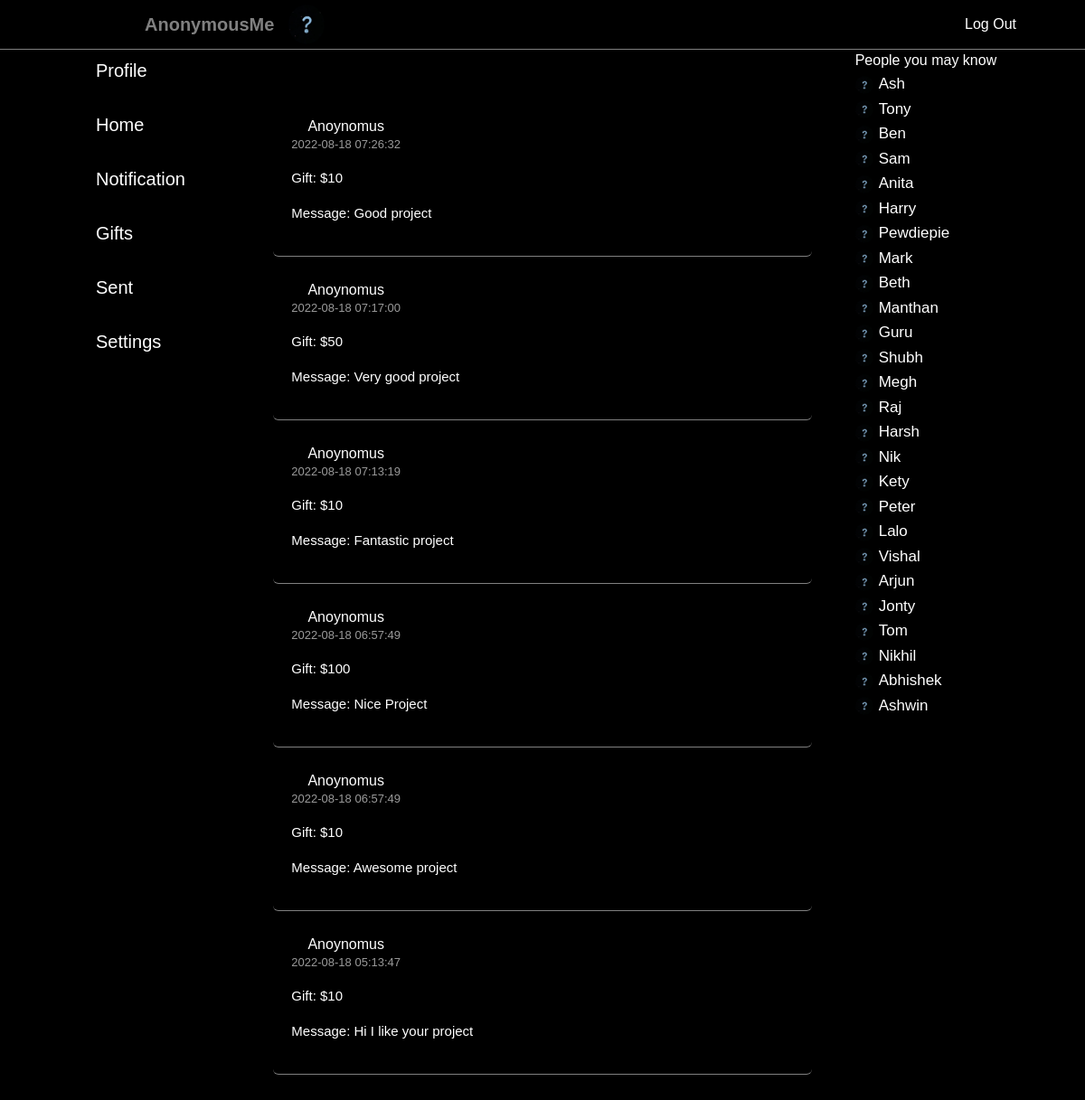
Screenshot of / (signed in) with the database file from the repository.
### tables this page shows
CREATE TABLE notification(user_id INTEGER, message TEXT, gift  NUMERIC NOT NULL, datetime DATETIME);

CREATE TABLE 'names' ('user_id' integer, username TEXT NOT NULL, PRIMARY KEY(user_id));

### application.py (the view)
@app.route("/")
@login_required
def index():
    user_id = session["user_id"]
    new = db.execute("SELECT * FROM names")
    portfolio = db.execute("SELECT message, gift, datetime FROM notification WHERE user_id= ? ORDER BY datetime DESC", user_id)
    if not portfolio:
        return render_template("index.html", portfolio=portfolio, usersname=new)
    total = 0
    for data in portfolio:
        messages = data['message']
        total += 1
    return render_template("index.html", notifications=portfolio, totals=total, usersname=new)

### application.py (called while the page is built)
@app.after_request
def after_request(response):
    response.headers["Cache-Control"] = "no-cache, no-store, must-revalidate"
    response.headers["Expires"] = 0
    response.headers["Pragma"] = "no-cache"
    return response

### helpers.py (called while the page is built)
def login_required(f):
    @wraps(f)
    def decorated_function(*args, **kwargs):
        if session.get("user_id") is None:
            return redirect("/login")
        return f(*args, **kwargs)
    return decorated_function

### templates/index.html (shortened to what this page needs)
{% extends "layout.html" %}
{% block main %}
    <div action="/" class="timeline">
         {% for data in notifications %}
        <div class="post-container">
            <div class="user-profile">
               <div>
                   <p>Anoynomus</p>
                   <span> {{data['datetime']}} </span>
               </div>
            </div>
            <div class="post-text">
                <p> Gift: ${{data['gift']}} </p>
                <p> Message: {{data['message']}} </p>
            </div>
        </div>
        {% endfor %}
    </div>
{% endblock %}

### templates/layout.html (shortened to what this page needs)
<!DOCTYPE html>
<html lang="en">
    <head>
        <link rel="stylesheet" href="https://cdn.jsdelivr.net/npm/bootstrap@4.5.3/dist/css/bootstrap.min.css">
        <link href="/static/styles.css" rel="stylesheet">
    </head>
    <body>
        <nav class="nav">
            {% if session.user_id %}
            <div class="navleft" id="navbar">
                <a class="navbar-brand" href="/"><span class="titleHome">AnonymousMe</span></a>
                <div class="nav-user-icon">
                    <a href="/profile"> <img src="static/WhosThis.png"  href="/profile" > </a>
                </div>
            </div>
            <div class="navright" id="navbar">
                <a  class="nav-link logout" href="/logout">Log Out</a>
            </div>
            {% endif %}
        </nav>
        <div class="container">
            <div class="left-sidebar">
                {% if session.user_id %}
                <div class="nav-link" >
                    <a href="/profile">Profile</a>
                    <a href="/">Home</a>
                    <a href="/all_notification">Notification</a>
                    <a href="/gift">Gifts</a>
                    <a href="/sent">Sent</a>
                    <a href="/settings">Settings</a>
                </div>
                {% endif %}
            </div>
        <main class="container p-5">
        {% block main %}{% endblock %}
        </main>
            <div  class="right-sidebar">
                <div class="sidebar-title">
                    {% if session.user_id %}
                    <lable>People you may know</lable>
                    <table class="table table dark">
                        <tbody>
                            {% for data in usersname %}
                            <tr>
                                <a><form class="visitButton" action="{{ url_for('visit', uid=data.user_id) }}" ><img class="profileIcon" src="/static/WhosThis.png" alt=""><input class="visitButton" type="submit" value="{{ data['username'] }}"></form></a>
                            </tr>
                            {% endfor %}
                        </tbody>
                    </table>
                    {% endif %}
                </div>
           </div>
        </div>
    </body>
</html>

### static/styles.css (style rules this page uses)
html, body { margin: 0; padding: 0; min-height: 100%; font-family: sans-serif; background: #000000; }
main { text-align: center; }
.titleHome { margin-left: 100px; color:Grey; font-weight: bold; }
.nav-user-icon img { width: 40px; border-radius : 50%; cursor: pointer; }
.navleft { display: flex; align-items: center; }
.navright { display: flex; align-items: center; }
.nav { background-color: #000000; display: flex; align-items: center; justify-content: space-between; padding: 5px 5%; position: sticky; top: 0; z-index: 100; border-bottom: 1px solid grey; }
.navright a { color:white; }
.container { display: flex; justify-content: space-between; padding: 0px 5%; }
.left-sidebar { flex-basis : 25%; top: 56px; align-self: flex-start; background-color: #000000; box-sizing: border-box; float: left; max-height: 100vh; overflow: auto; }
.right-sidebar { flex-basis : 25%; top: 56px; align-self: flex-start; background-color: #000000; box-sizing: border-box; float: right; max-height: 100vh; overflow: auto; }
.visitButton { color:white; background: #000000; border:none; font-size:17px; }
.nav-link a { text-decoration : none; display: flex; align-items: center; margin-bottom: 30px; width: fit-content; font-size:20px; color:white; }
.sidebar-title lable { font-size:10; color: white; }
.timeline { width:100%; }
.profileIcon { height: 20px; width: 20px; border-radius: 50%; }
.post-container { width: auto; background: black; border-radius: 6px; padding: 20px; color: #626262; margin: 5px 0; border-bottom: 1px solid grey; }
.user-profile { display: flex; align-items: flex-start; }
.user-profile p { margin-bottom : -5px; font-weight: 500; color: white; }
.user-profile span { font-size: 13px; color: #9a9a9a; }
.post-text { color: #9a9a9a; margin: 15px 0; font-size: 15px; }
.post-text p { color: white; font-size: 15px; text-align: left; }

### templates/layout.html (style rules this page uses)
body { margin: 0; }

### rows the page displays
notification: datetime "2022-08-18 07:26:32", gift "10", message "Good project"
notification: datetime "2022-08-18 07:17:00", gift "50", message "Very good project"
notification: datetime "2022-08-18 07:13:19", gift "10", message "Fantastic project"
notification: datetime "2022-08-18 06:57:49", gift "100", message "Nice Project"
notification: datetime "2022-08-18 06:57:49", gift "10", message "Awesome project"
notification: datetime "2022-08-18 05:13:47", gift "10", message "Hi I like your project"
names: username "Ash"
names: username "Tony"
names: username "Ben"
names: username "Sam"
names: username "Anita"
names: username "Harry"
names: username "Pewdiepie"
names: username "Mark"
names: username "Beth"
names: username "Manthan"
names: username "Guru"
names: username "Shubh"
names: username "Megh"
names: username "Raj"
names: username "Harsh"
names: username "Nik"
names: username "Kety"
names: username "Peter"
names: username "Lalo"
names: username "Vishal"
names: username "Arjun"
names: username "Jonty"
names: username "Tom"
names: username "Nikhil"
names: username "Abhishek"
names: username "Ashwin"
